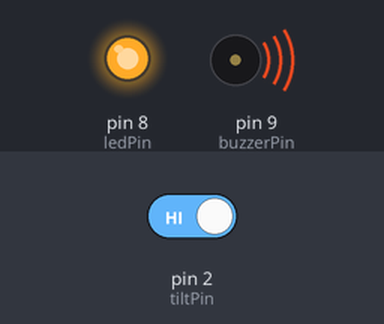
Recording of a sketch running on a simulated Arduino Uno, built with avr-gcc and run on an emulated ATmega328P. Shown: output pins drawn as LEDs (lit = HIGH), buzzer (waves = sounding, pin HIGH). The inputs (shaded band) are chosen by the test bench; at power-on: pin 2 (tiltPin) HIGH. What the sketch prints to the serial monitor is not drawn.

Above: at 1.8 s.
1.9 s: pin 2 (tiltPin) driven LOW
At 3.2 s:
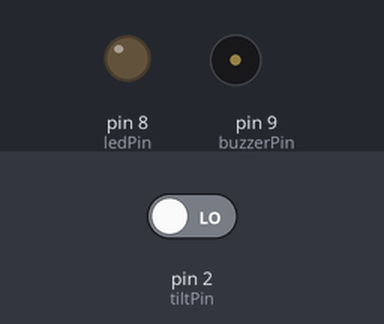
3.5 s: pin 2 (tiltPin) driven HIGH
At 4.3 s:
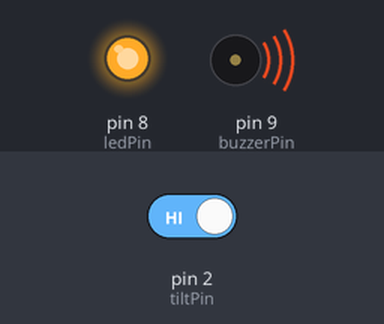
Timing chart, 0 to 6.5 s (numbered marks = the images above; inputs shaded):
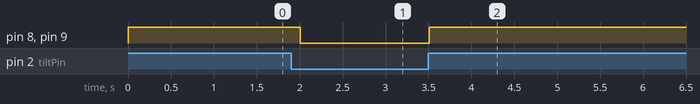

The sketch:

tilt_sensor.ino
```cpp
// Day 8: Tilt Sensor – Orientation Change Detection
// Part of "Arduino Explorer: 30 Days, 30 Sensors"
// Developed by Tanuj Kumar

// Pin assignments
const int tiltPin = 2;    // Digital pin connected to tilt sensor
const int ledPin = 8;     // LED pin for visual alert
const int buzzerPin = 9;  // Buzzer pin for sound alert

// Variables
int tiltState = LOW;      // Stores current tilt sensor state

void setup() {
  Serial.begin(9600);                 // Start serial monitor
  pinMode(tiltPin, INPUT_PULLUP);     // Tilt sensor as input with internal pull-up
  pinMode(ledPin, OUTPUT);            // LED as output
  pinMode(buzzerPin, OUTPUT);         // Buzzer as output

  Serial.println("Tilt Sensor Orientation Monitoring Started...");
}

void loop() {
  tiltState = digitalRead(tiltPin);  // Read tilt sensor state

  if (tiltState == HIGH) {
    // Alert when tilt is detected
    digitalWrite(ledPin, HIGH);
    digitalWrite(buzzerPin, HIGH);
    Serial.println("⚠️ Tilt Detected!");
  } else {
    // Normal state
    digitalWrite(ledPin, LOW);
    digitalWrite(buzzerPin, LOW);
    Serial.println("✅ Stable Position");
  }

  delay(500);  // Small delay for stability
}
```

Measured:
- after the input at 1.9 s, pin 8 (ledPin), pin 9 (buzzerPin): HIGH → LOW after 0.11 s
- after the input at 3.5 s, pin 8 (ledPin), pin 9 (buzzerPin): LOW → HIGH at once
